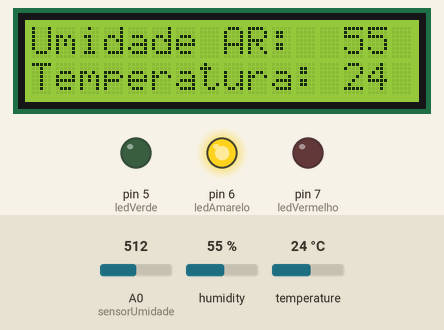
Bench run of a sketch on a simulated Arduino Uno, built with avr-gcc and run on an emulated ATmega328P. Parts: 16×2 character LCD, output pins drawn as LEDs (lit = HIGH). The inputs (shaded band) are chosen by the test bench; at power-on: temperature 24 °C, A0 (sensorUmidade) = 512, humidity 55 %.

Above: at 1.2 s.
1.3 s: temperature set to 11 °C
At 3.0 s:
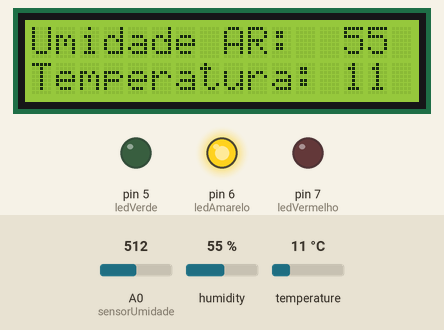
3.7 s: temperature set to 8 °C
At 4.9 s:
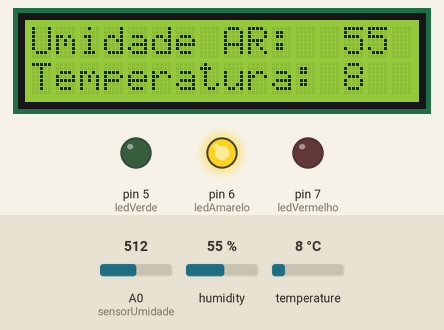
5.8 s: A0 (sensorUmidade) set to 390
At 7.0 s:
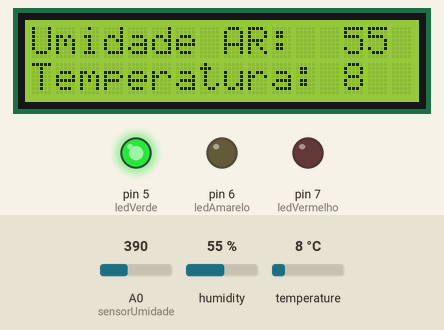
7.4 s: A0 (sensorUmidade) set to 810
At 8.7 s:
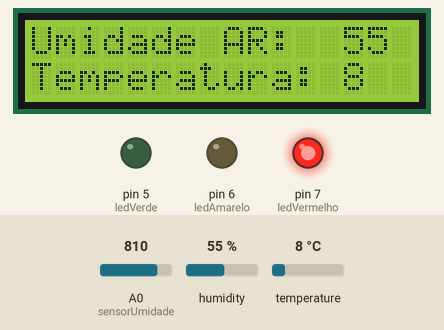
9.0 s: humidity set to 22 %
At 11.1 s:
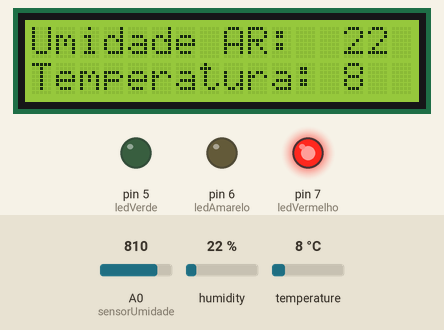
12.3 s: humidity set to 40 %
At 14.4 s:
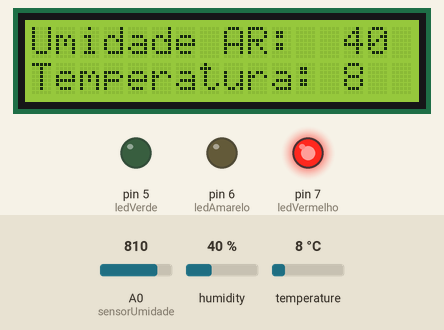
Timing chart, 0 to 15.4 s (numbered marks = the images above; inputs shaded):
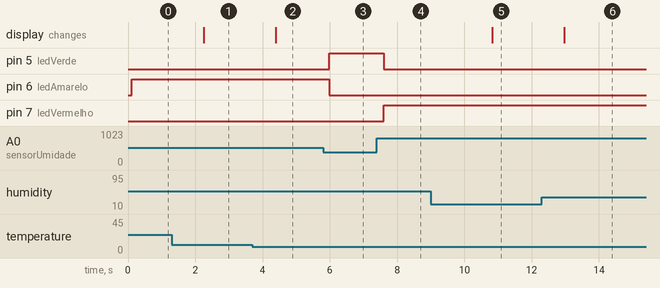

Measured:
- after the input at 1.3 s, the display: changes after 0.95 s (image 1)
- after the input at 3.7 s, the display: changes after 0.69 s (image 2)
- after the input at 5.8 s, pin 5 (ledVerde): LOW → HIGH after 0.18 s; pin 6 (ledAmarelo): HIGH → LOW after 0.18 s
- after the input at 7.4 s, pin 5 (ledVerde): HIGH → LOW after 0.20 s; pin 7 (ledVermelho): LOW → HIGH after 0.20 s
- after the input at 9.0 s, the display: changes after 1.8 s (image 5)
- after the input at 12.3 s, the display: changes after 0.68 s (image 6)

The sketch:

trabalho_final_diego.ino
```cpp
#include <LiquidCrystal_I2C.h> //Biblioteca para o display LCD 16x2
#include <DHT.h> //Biblioteca para o sensor de umidade e temperatura DHT11
#include <Adafruit_Sensor.h> //Para o sensor DHT11

//DHT11
#define portaDHT11 A1 //a entrada que o sensor DHT11 está conectada
#define modeloDHT DHT11 // o modelo do sensor no caso DHT11

//Sensor de Umidade do solo
#define sensorUmidade A0 //a entrada que o sensor de Umidade do solo está conectada

// LEDS
#define ledVermelho 7
#define ledAmarelo 6
#define ledVerde 5

DHT dht(portaDHT11, modeloDHT); // Passar informações para do sensor DHT11
LiquidCrystal_I2C lcd(0x27,2,1,0,4,5,6,7,3, POSITIVE); //Passar informações para do display

//variaveis que vao receber os dados dos sensores
int valorSolo;
int umidadeAr;
int temperatura;

void setup() {
 iniciar();
}

void loop() {

  receberValores(); // peencher as variaveis com os valores dos sensores
  mostrarNoDisplay(); // valores da temperatura para aparecer no display
  umidadeSolo(); //acender os leds de acordo com umidade do solo
  delay(500);
}

void iniciar(){

  //Serial.begin(9600);
  lcd.begin(16,2); //display
  dht.begin(); //sensor de umidade e temperatura
  pinMode(sensorUmidade, INPUT);
  pinMode(ledVermelho, OUTPUT);
  pinMode(ledAmarelo, OUTPUT);
  pinMode(ledVerde, OUTPUT);

}

void receberValores(){

  valorSolo = analogRead(sensorUmidade); //comando para pegar o valor que a porta A0 esta recebendo do sensor de solo
  umidadeAr = dht.readHumidity();
  temperatura = dht.readTemperature();

}

void mostrarNoDisplay(){

 if(umidadeAr <10 || temperatura <10){ //para nao deixar valores fantasmas no display
  lcd.clear();
 }

 lcd.setCursor(0,0);
 lcd.print("Umidade AR:");
 lcd.setCursor(13,0);
 lcd.print(umidadeAr);
 lcd.setCursor(0,1);
 lcd.print("Temperatura:");
 lcd.setCursor(13,1);
 lcd.print(temperatura);

}

void umidadeSolo(){

 if(valorSolo > 0 && valorSolo < 400){ //Solo umido, acende o led verde
   apagarLeds();
   digitalWrite(ledVerde, HIGH);
 }else if (valorSolo > 400 && valorSolo < 800){ //Solo moderado, acende o led amarelo
   apagarLeds();
   digitalWrite(ledAmarelo, HIGH);
 }else if(valorSolo > 800 && valorSolo < 1024){ //Solo seco, acende o led vermelho
   apagarLeds();
   digitalWrite(ledVermelho, HIGH);
 }

}

void apagarLeds(){

  digitalWrite(ledVermelho, LOW);
  digitalWrite(ledAmarelo, LOW);
  digitalWrite(ledVerde, LOW);

}
```
